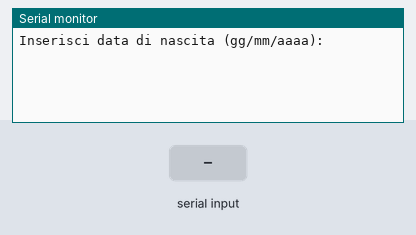
This sketch was run on a simulated Arduino Uno, built with avr-gcc and run on an emulated ATmega328P. Shown: the last lines printed to the serial monitor. Inputs (shaded band) come from the test bench.

Above: at 3.2 s.
3.3 s: "90,45\n" received over Serial
At 5.1 s:
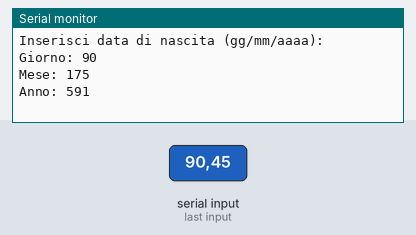
5.8 s: "30,150\n" received over Serial
At 8.2 s:
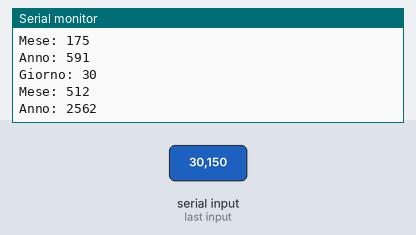

The sketch:

4_SscanSerialtoArrayOK.ino
```cpp
void setup() {
  Serial.begin(9600);
  delay(2000);
  Serial.println("Inserisci data di nascita (gg/mm/aaaa): ");
}

void loop() {
  while(Serial.available()) {

String leggi = Serial.readString();
const char* data = leggi.c_str();
//Serial.println(data);
int gg, mm, aaaa;
sscanf(data, "%02d/%02d/%04d", &gg, &mm, &aaaa);
Serial.print("Giorno: ");Serial.println(gg);
Serial.print("Mese: ");Serial.println(mm);
Serial.print("Anno: ");Serial.println(aaaa);

  }
}
```

Measured:
- after the input at 3.3 s, the serial monitor: prints a new line after 1.0 s (image 1)
- after the input at 5.8 s, the serial monitor: prints a new line after 1.0 s (image 2)
